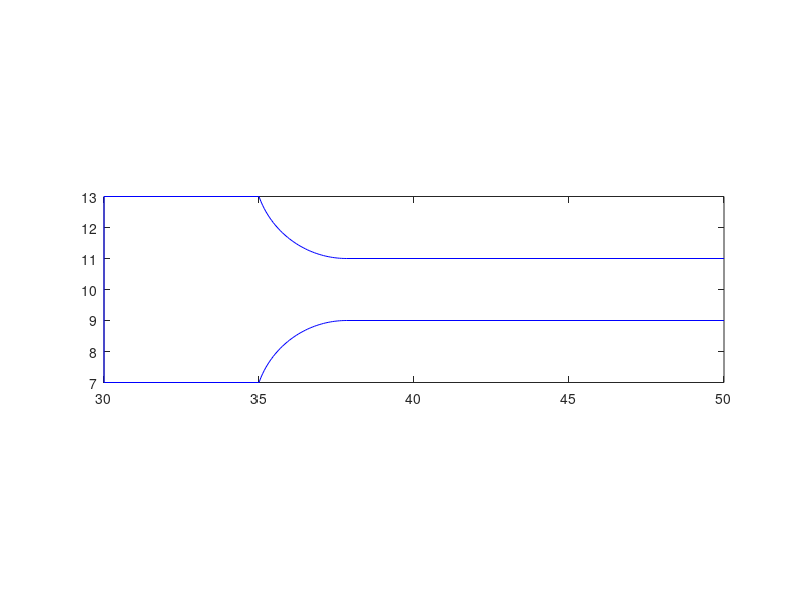

Reproduce this figure in MATLAB.
figure
plot([35,30,30,35],[7,7,13,13],'b')
axis equal
axis([30 50 7 13])
hold on
z_left=linspace(35,37.82842712,50);
y1=14-sqrt(9-(z_left-37.82842712).^2);
y2=sqrt(9-(z_left-37.82842712).^2)+6;
plot(z_left,y1,'b',z_left,y2,'b')
hold on
plot([37.82842712,50],[11,11],'b')
hold on
plot([50,37.82842712],[9,9],'b')
hold on
